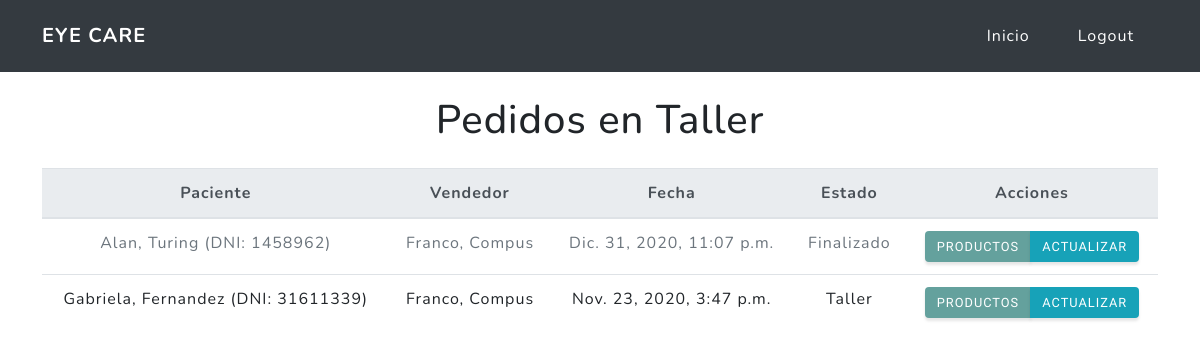
/tallerista/pedidos/ (signed in), run on the app's committed database.
### orders/models.py (models this page shows, shortened)
class Order(models.Model):
    products = models.ManyToManyField(Product,
                                      verbose_name="Productos",
                                      related_name="Productos",
                                      blank=False,
                                      null=False)
    patient = models.ForeignKey(Patient,
                                on_delete=models.CASCADE,
                                verbose_name="Paciente")
    seller = models.ForeignKey(settings.AUTH_USER_MODEL,
                               on_delete=models.CASCADE,
                               limit_choices_to=Q(groups__name='Vendedor'),
                               related_name="Vendedor",
                               verbose_name="Vendedor")
    date = models.DateTimeField(default=timezone.now,
                                verbose_name="Fecha",
                                validators=[MinValueValidator(limit_value=timezone.now, message='Ingrese una fecha '
                                                                                                'y/u horario '
                                                                                                'posterior.')])
    STATUS = (
        ('PED', 'Pedido'),
        ('TAL', 'Taller'),
        ('PEN', 'Pendiente'),
        ('FIN', 'Finalizado'),
    )
    status = models.CharField(max_length=3,
                              choices=STATUS,
                              default='PEN')
    METHODS = (
        ('CRED', 'Tarjeta de Credito'),
        ('DBTO', 'Tarjeta de Debito'),
        ('VIRT', 'Billetera Virtual'),
        ('EFEC', 'Efectivo')
    )
    payment_method = models.CharField(verbose_name="Metodo de Pago",
                                      max_length=4,
                                      choices=METHODS,
                                      default='EFEC')
    class Meta:
        verbose_name = "Pedido"
        verbose_name_plural = "Pedidos"

### patient/models.py (models this page shows)
class Patient(models.Model):
    document_id = models.IntegerField(primary_key=True,
                                      unique=True,
                                      verbose_name="DNI")
    first_name = models.CharField(max_length=64,
                                  verbose_name="Nombre")
    last_name = models.CharField(max_length=64,
                                 verbose_name="Apellido")
    medical_history = models.TextField(max_length=256,
                                       verbose_name="Historia Medica")
    class Meta:
        verbose_name = "Paciente"
        verbose_name_plural = "Pacientes"
    def __str__(self):
        return f"{self.first_name}, {self.last_name} (DNI: {self.document_id})"

### orders/views.py (the view)
# urls.py: url(r'^tallerista/pedidos/$', group_required('Taller')(WorkShopList.as_view()), name='workshop_list'),
class WorkShopList(ListView):
    model = Order
    template_name_suffix = '_workshop_list'
    def get_queryset(self):
        new_context = Order.objects.filter(Q(status='FIN') | Q(status='TAL')).order_by('status')
        return new_context

### appointments/models.py (called while the page is built)
def get_name(self):
    return f"{self.first_name}, {self.last_name}"

### orders/templates/orders/order_workshop_list.html (shortened to what this page needs)
{% extends "index/base.html" %}
{% block navbar %} {% include "index/logout.html" %}{% endblock %}
{% block content %}
<div class="container mt-4 text-center">
    <h1>Pedidos en Taller</h1>
    <table class="table mt-4">
        <tr>
            <thead class="thead-light">
            <tr>
                <th scope="col">Paciente</th>
                <th scope="col">Vendedor</th>
                <th scope="col">Fecha</th>
                <th scope="col">Estado</th>
                <th scope="col">Acciones</th>
            </tr>
            </thead>
            <tbody>
            {% for order in object_list %}
            {% if order.get_status_display == 'Finalizado' %}
            <tr class="text-muted">
                {% else %}
            <tr>
                {% endif %}
                <td>{{order.patient}}</td>
                <td>{{order.seller}}</td>
                <td>{{order.date}}</td>
                <td>{{order.get_status_display}}</td>
                <td>
                    <div class="btn-group flex-wrap" role="group">
                        <a href="{% url 'orders:workshop_detail' order.id %}" class="btn btn-primary">Productos</a>
                        <a href="{% url 'orders:workshop_edit' order.id %}" class="btn btn-info">Actualizar</a>
                    </div>
                </td>
            </tr>
            {% endfor %}
            </tbody>
        </tr>
    </table>
</div>
{% endblock %}

### data on the page
Order: patient "Alan, Turing (DNI: 1458962)", seller "Franco, Compus", date "Dic. 31, 2020, 11:07 p.m.", status "Finalizado"
Order: patient "Gabriela, Fernandez (DNI: 31611339)", seller "Franco, Compus", date "Nov. 23, 2020, 3:47 p.m.", status "Taller"
